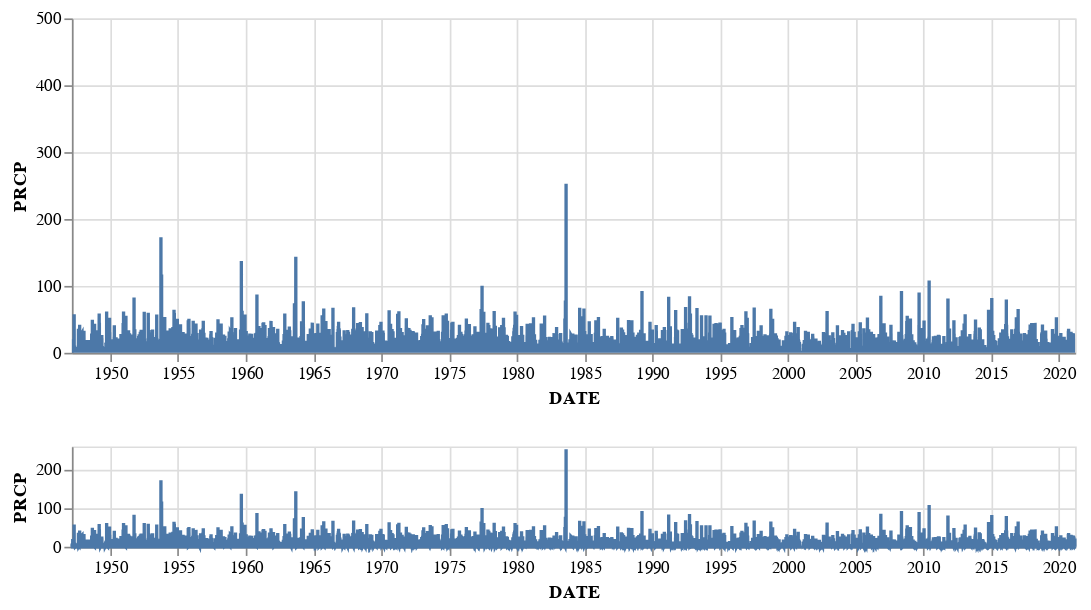

The notebook cell this image was saved under:
### Code cell
import altair as alt
alt.data_transformers.disable_max_rows()

df_new = df.reset_index()#.replace({0.0:np.nan})
source = df_new[['DATE', 'PRCP']]

brush = alt.selection(type='interval', encodings=['x'])

base = alt.Chart(source).mark_line().encode(
    x = 'DATE:T',
    y = 'PRCP:Q'
).properties(
    width=600,
    height=200
)

upper = base.encode(
    alt.X('DATE:T', scale=alt.Scale(domain=brush)),
    alt.Y('PRCP:Q', scale=alt.Scale(domain=(0,500)))
)

lower = base.properties(
    height=60
).add_selection(brush)

alt.vconcat(upper, lower)

### Figure 1 — Vega-Lite specification as saved in the notebook (floating-point values rounded to 4 significant figures; data arrays with more than 128 entries replaced by an {"elided": "..."} marker saying what was removed)
{"config": {"view": {"continuousWidth": 400, "continuousHeight": 300}}, "vconcat": [{"mark": "line", "encoding": {"x": {"type": "temporal", "field": "DATE", "scale": {"domain": {"selection": "selector001"}}}, "y": {"type": "quantitative", "field": "PRCP", "scale": {"domain": [0, 500]}}}, "height": 200, "width": 600}, {"mark": "line", "encoding": {"x": {"type": "temporal", "field": "DATE"}, "y": {"type": "quantitative", "field": "PRCP"}}, "height": 60, "selection": {"selector001": {"type": "interval", "encodings": ["x"]}}, "width": 600}], "data": {"name": "data-8a5ab5daeb9979519a89dbcd986b40c9"}, "$schema": "https://vega.github.io/schema/vega-lite/v4.8.1.json", "datasets": {"data-8a5ab5daeb9979519a89dbcd986b40c9": {"elided": "27055 records"}}}
